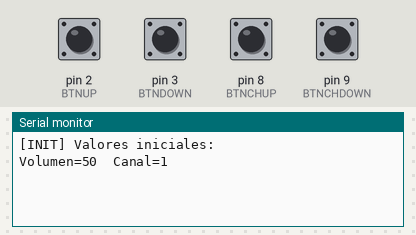
Simulated run of this sketch. Board: Arduino Uno, built with avr-gcc and run on an emulated ATmega328P. Parts: the last lines printed to the serial monitor. Inputs (shaded band) come from the test bench; at power-on: pin 2 (BTNUP), pin 3 (BTNDOWN), pin 8 (BTNCHUP), pin 9 (BTNCHDOWN) HIGH. EEPROM starts erased.

Above: at 1.2 s.
1.3 s: pin 2 (BTNUP) pulled LOW for 0.15 s
At 4.1 s:
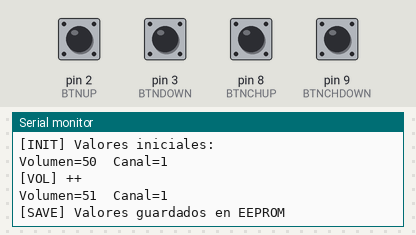
4.4 s: pin 8 (BTNCHUP) pulled LOW for 0.15 s
At 5.3 s:
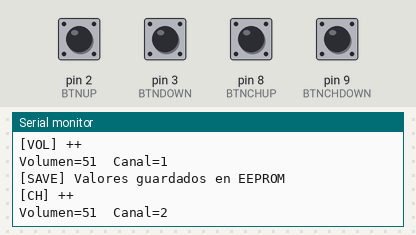
6.0 s: pin 3 (BTNDOWN) pulled LOW for 1 s
At 7.0 s:
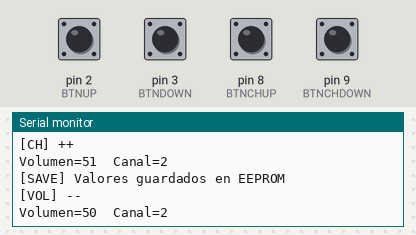
8.5 s: pin 9 (BTNCHDOWN) pulled LOW for 0.15 s
At 9.6 s:
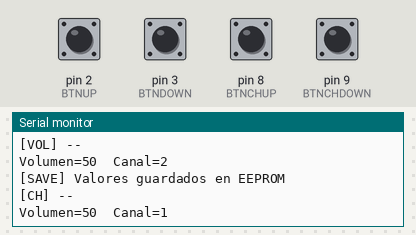
10.1 s: pin 9 (BTNCHDOWN) pulled LOW for 1 s
At 11.3 s:
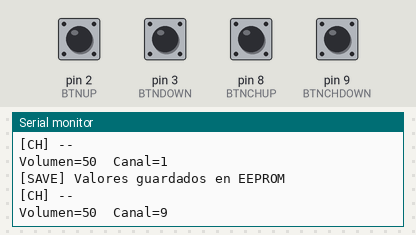
12.6 s: pin 2 (BTNUP) pulled LOW for 1 s
At 12.61 s:
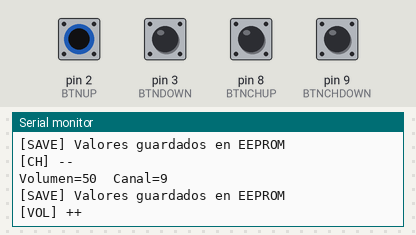
Timing chart, 0 to 15.6 s (numbered marks = the images above; inputs shaded):
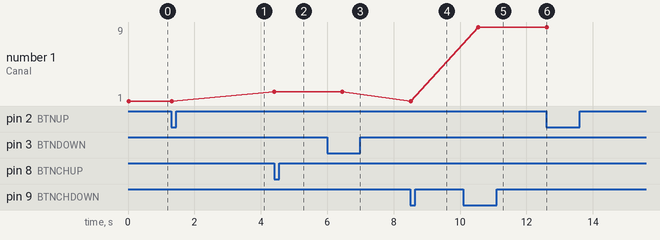

The sketch:

volumen.ino
```cpp
#include "funciones.h"

void setup() {
  conf();
}

void loop() {
  // Leer botones (activos en LOW con INPUT_PULLUP)
  if (!digitalRead(BTNUP))    { subirVol();   delay(2000); }
  if (!digitalRead(BTNDOWN))  { bajarVol();   delay(2000); }
  if (!digitalRead(BTNCHUP))  { subirCanal(); delay(2000); }
  if (!digitalRead(BTNCHDOWN)){ bajarCanal(); delay(2000); }

  // Guardar en EEPROM si pasaron 2 s sin cambios
  saveIfIdle();
}
// Esto fue dificil porque pensamos que le problema era el codigo pero en realidad fue que
//no pusismos resistencia a los pulsadores y recien dio el codigo
```

funciones.cpp
```cpp
#include "funciones.h"

uint8_t vol;
uint8_t canal;

unsigned long lastChange = 0;
const unsigned long SAVE_DELAY = 2000;
uint8_t lastSavedVol;
uint8_t lastSavedCanal;

void conf(void){
  Serial.begin(BAUDRATE);
  pinMode(BTNUP, INPUT_PULLUP);
  pinMode(BTNDOWN, INPUT_PULLUP);
  pinMode(BTNCHUP, INPUT_PULLUP);
  pinMode(BTNCHDOWN, INPUT_PULLUP);

  // Leer valores previos de EEPROM
  vol   = EEPROM.read(ADDR_VOL);
  canal = EEPROM.read(ADDR_CH);

  // Validar rangos
  if (vol < MINVOL || vol > MAXVOL) vol = VOL_DEF;
  if (canal < MINCH || canal > MAXCH) canal = CH_DEF;

  // Guardar última versión conocida
  lastSavedVol   = vol;
  lastSavedCanal = canal;

  Serial.println(F("[INIT] Valores iniciales:"));
  printEstado();
}

void subirVol(void){
  if (vol < MAXVOL) {
    vol++;
    lastChange = millis();
    Serial.println(F("[VOL] ++"));
    printEstado();
  }
}

void bajarVol(void){
  if (vol > MINVOL) {
    vol--;
    lastChange = millis();
    Serial.println(F("[VOL] --"));
    printEstado();
  }
}

void subirCanal(void){
  canal++;
  if (canal > MAXCH) canal = MINCH; // wrap-around
  lastChange = millis();
  Serial.println(F("[CH] ++"));
  printEstado();
}

void bajarCanal(void){
  if (canal == MINCH) canal = MAXCH;
  else canal--;
  lastChange = millis();
  Serial.println(F("[CH] --"));
  printEstado();
}

void printEstado(){
  Serial.print(F("Volumen=")); Serial.print(vol);
  Serial.print(F("  Canal=")); Serial.println(canal);
}

void saveIfIdle(){
  if (lastChange > 0 && millis() - lastChange >= SAVE_DELAY) {
    if (vol != lastSavedVol || canal != lastSavedCanal) {
      EEPROM.update(ADDR_VOL, vol);
      EEPROM.update(ADDR_CH, canal);
      lastSavedVol   = vol;
      lastSavedCanal = canal;
      Serial.println(F("[SAVE] Valores guardados en EEPROM"));
    }
    lastChange = 0; // reinicia
  }
}
```

funciones.h
```cpp
#ifndef FUNCIONES_H
#define FUNCIONES_H

#include <Arduino.h>
#include <EEPROM.h>

// Pulsadores
#define BTNUP     2   // Subir volumen
#define BTNDOWN   3   // Bajar volumen
#define BTNCHUP   8   // Subir canal
#define BTNCHDOWN 9   // Bajar canal
#define BAUDRATE  9600
#define MINVOL    0
#define MAXVOL    100
#define MINCH     1
#define MAXCH     9
#define ADDR_VOL  0
#define ADDR_CH   1
#define VOL_DEF   50
#define CH_DEF    1

extern uint8_t vol;
extern uint8_t canal;

void conf(void);
void subirVol();
void bajarVol();
void subirCanal();
void bajarCanal();
void printEstado();
void saveIfIdle();

#endif
```

Measured:
- after the input at 1.3 s, the serial monitor: prints a new line at once (image 1)
- after the input at 4.4 s, the serial monitor: prints a new line at once (image 2)
- after the input at 6.0 s, the serial monitor: prints a new line after 0.44 s (image 3)
- after the input at 8.5 s, the serial monitor: prints a new line at once (image 4)
- after the input at 10.1 s, the serial monitor: prints a new line after 0.45 s (image 5)
- after the input at 12.6 s, the serial monitor: prints a new line at once (image 6)
- plotted number 1: 1 → 2 after the input at 4.4 s, 2 → 1 after the input at 8.5 s, 1 → 9 after the input at 10.1 s
